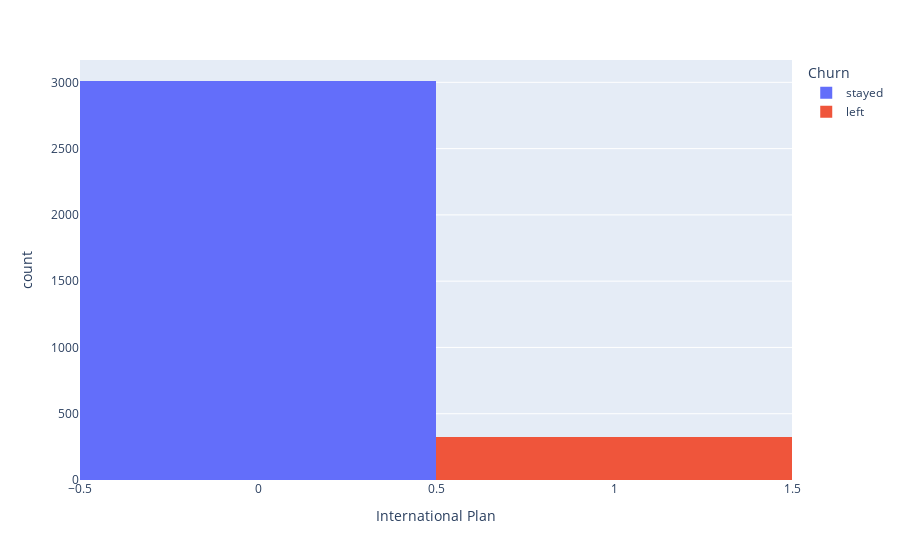

Write notebook code for a chart like this one.
### Code cell
px.histogram(data, x="International Plan", color="Churn")

### Figure 1 — Plotly figure (JSON) as saved in the notebook; plotly's stock layout.template omitted (floating-point values rounded to 4 significant figures; data arrays with more than 128 entries replaced by an {"elided": "..."} marker saying what was removed)
{"data": [{"alignmentgroup": "True", "bingroup": "x", "hovertemplate": "Churn=stayed<br>International Plan=%{x}<br>count=%{y}<extra></extra>", "legendgroup": "stayed", "marker": {"color": "#636efa"}, "name": "stayed", "offsetgroup": "stayed", "orientation": "v", "showlegend": true, "type": "histogram", "x": {"elided": "3010 int values"}, "xaxis": "x", "yaxis": "y"}, {"alignmentgroup": "True", "bingroup": "x", "hovertemplate": "Churn=left<br>International Plan=%{x}<br>count=%{y}<extra></extra>", "legendgroup": "left", "marker": {"color": "#EF553B"}, "name": "left", "offsetgroup": "left", "orientation": "v", "showlegend": true, "type": "histogram", "x": {"elided": "323 int values"}, "xaxis": "x", "yaxis": "y"}], "layout": {"barmode": "relative", "legend": {"title": {"text": "Churn"}, "tracegroupgap": 0}, "margin": {"t": 60}, "xaxis": {"anchor": "y", "domain": [0, 1], "title": {"text": "International Plan"}}, "yaxis": {"anchor": "x", "domain": [0, 1], "title": {"text": "count"}}}}
